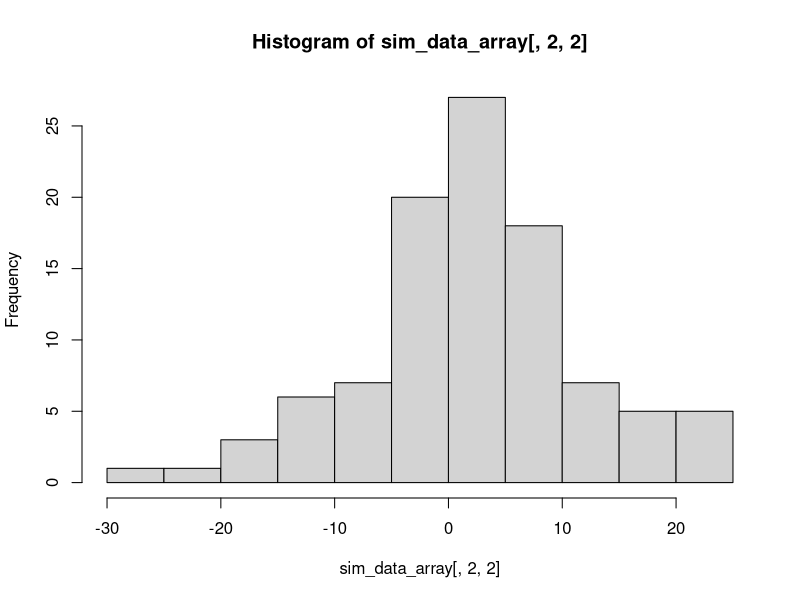

Here is the R script that generated this plot:
## ---- chunk 1
knitr::opts_chunk$set(echo = TRUE)
## ---- chunk 2
### Code chunk for demonstrating R basics during in-class discussion

2+2 
## ---- chunk 3
### Show that matrix is a vector with dimension attributes

# can define matrix with the matrix() function
my_matrix <- matrix(1:20, nrow=4, byrow=T)
my_matrix

# can define this matrix values as a vector 
same_values <- 1:20
same_values
str(same_values)
attributes(same_values)
is.vector(same_values)
is.array(same_values)
# add attributes, turning this into a matrix
dim(same_values) <- c(4,5)
same_values
str(same_values)
attributes(same_values)
is.vector(same_values)
is.array(same_values)
## ---- chunk 4
my_array <- array(
  data=1:30,
  dim=c(3,5,2)
)
my_array

my_array[1,4,2]
## ---- chunk 5
N <- 100
means <- c(-3,0,3)
sds <- c(2,10)
# initialize an empty array
sim_data_array <- array(rep(NA,N*length(means)*length(sds)),
                        dim=c(N,length(means),length(sds)))

# Save the 100 simulated values into the array with corresponding mean and sd positions
set.seed(12345)
for (j in 1:length(means)){
  for (k in 1:length(sds)){
    sim_data_array[ ,j, k] <- rnorm(N, mean = means[j], sd = sds[k])
  }
}

# Values from second mean and second sd N(0,10)
head(sim_data_array[ , 2, 2], 10)
quantile(x=sim_data_array[ , 2, 2], probs=c(0.025,0.5,0.975))
hist(sim_data_array[ , 2, 2])
## ---- chunk 6
### Build a list with several different object types
my_list <- list(
  num_vec = c(1,2,3,4,5),
  letters = LETTERS[1:10],
  hi = "Hi Mom!",
  my_df = data.frame(x=1:5,y=rnorm(5)),
  my_array = array(data=1:12,dim=c(3,2,2))
)
str(my_list)

# Demonstrate indexing


# Demonstrate nested naming


# Demonstrate practical uses
